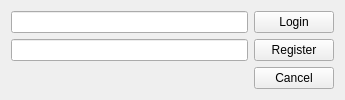
<?xml version="1.0" encoding="UTF-8"?>
<ui version="4.0">
 <class>SUserAuth</class>
 <widget class="QWidget" name="SUserAuth">
  <property name="windowModality">
   <enum>Qt::WindowModal</enum>
  </property>
  <property name="geometry">
   <rect>
    <x>0</x>
    <y>0</y>
    <width>345</width>
    <height>99</height>
   </rect>
  </property>
  <property name="windowTitle">
   <string>SYNCH Auth</string>
  </property>
  <layout class="QGridLayout" name="gridLayout">
   <item row="0" column="1">
    <widget class="QPushButton" name="pushButton">
     <property name="text">
      <string>Login</string>
     </property>
    </widget>
   </item>
   <item row="1" column="1">
    <widget class="QPushButton" name="pushButton_2">
     <property name="text">
      <string>Register</string>
     </property>
    </widget>
   </item>
   <item row="2" column="1">
    <widget class="QPushButton" name="pushButton_3">
     <property name="text">
      <string>Cancel</string>
     </property>
    </widget>
   </item>
   <item row="0" column="0" rowspan="3">
    <layout class="QFormLayout" name="formLayout">
     <property name="fieldGrowthPolicy">
      <enum>QFormLayout::AllNonFixedFieldsGrow</enum>
     </property>
     <item row="0" column="0" colspan="2">
      <layout class="QHBoxLayout" name="horizontalLayout_2">
       <item>
        <widget class="QLineEdit" name="m_login"/>
       </item>
      </layout>
     </item>
     <item row="1" column="0" colspan="2">
      <layout class="QHBoxLayout" name="horizontalLayout">
       <item>
        <widget class="QLineEdit" name="m_password"/>
       </item>
      </layout>
     </item>
    </layout>
   </item>
  </layout>
 </widget>
 <resources/>
 <connections/>
</ui>
